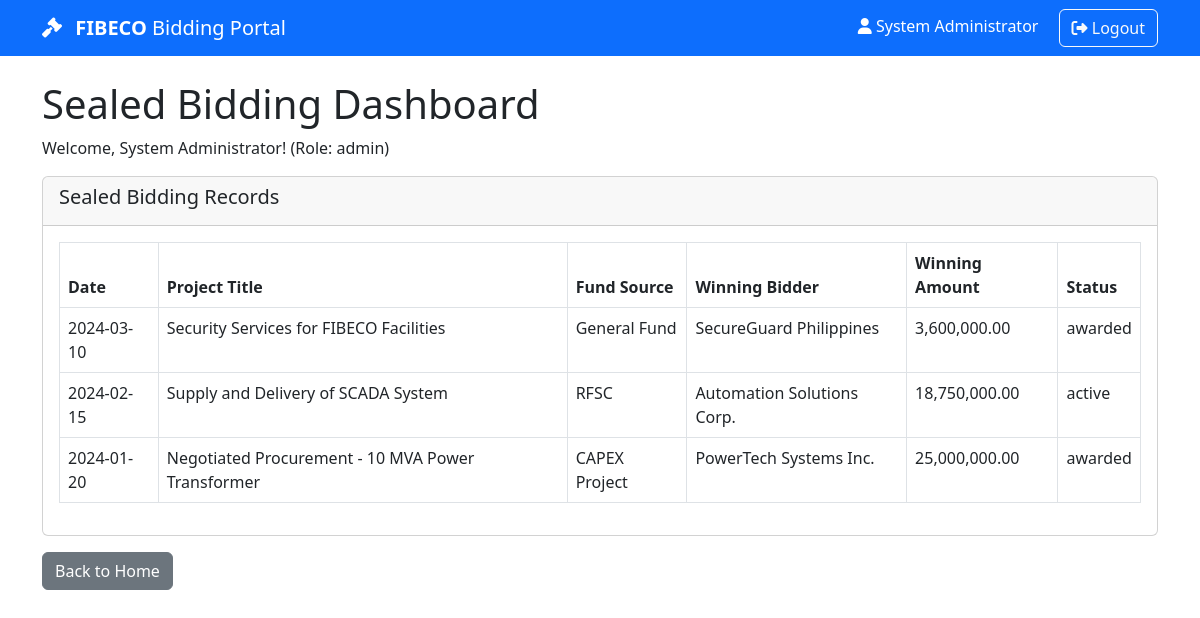
/dashboard_simple.php (signed in), run on the app's committed database.
### tables this page shows
CREATE TABLE sealed_bidding (
    id INT PRIMARY KEY AUTO_INCREMENT,
    bidding_date DATE NOT NULL,
    project_title TEXT NOT NULL,
    fund_source VARCHAR(100) NOT NULL,
    participating_bidders TEXT,
    winning_bidder VARCHAR(200),
    winning_bid_amount DECIMAL(15,2),
    contract_or_po_ref VARCHAR(100),
    confidential_notes TEXT,
    status ENUM('active', 'completed', 'failed', 'cancelled', 'awarded') DEFAULT 'active',
    created_by INT,
    created_at TIMESTAMP DEFAULT CURRENT_TIMESTAMP,
    updated_at TIMESTAMP DEFAULT CURRENT_TIMESTAMP ON UPDATE CURRENT_TIMESTAMP,
    INDEX idx_bidding_date (bidding_date),
    INDEX idx_status (status)
);

### dashboard_simple.php (the view, shortened to what this page needs)
<?php
require_once 'includes/config/database.php';
$userRole = $_SESSION['user_role'] ?? 'user';
$userName = $_SESSION['user_name'] ?? 'User';
$sealedRecords = [];
if ($db) {
    try {
        $stmt = $db->query("SELECT * FROM sealed_bidding ORDER BY bidding_date DESC LIMIT 10");
        $sealedRecords = $stmt->fetchAll();
    } catch (PDOException $e) {
        $error = "Database error: " . $e->getMessage();
    }
}
?>
<!DOCTYPE html>
<html lang="en">
<head>
    <link href="https://cdn.jsdelivr.net/npm/bootstrap@5.3.0/dist/css/bootstrap.min.css" rel="stylesheet">
    <link rel="stylesheet" href="https://cdnjs.cloudflare.com/ajax/libs/font-awesome/6.4.0/css/all.min.css">
</head>
<body>
    <nav class="navbar navbar-expand-lg navbar-dark bg-primary">
        <div class="container">
            <a class="navbar-brand" href="index.php">
                <i class="fas fa-gavel me-2"></i>
                <strong>FIBECO</strong> Bidding Portal
            </a>
            <div class="ms-auto">
                <span class="text-white me-3">
                    <i class="fas fa-user"></i> <?php echo htmlspecialchars($userName); ?>
                </span>
                <a href="logout.php" class="btn btn-outline-light">
                    <i class="fas fa-sign-out-alt"></i> Logout
                </a>
            </div>
        </div>
    </nav>
    <div class="container mt-4">
        <h1>Sealed Bidding Dashboard</h1>
        <p>Welcome, <?php echo htmlspecialchars($userName); ?>! (Role: <?php echo $userRole; ?>)</p>
        <div class="card">
            <div class="card-header">
                <h5>Sealed Bidding Records</h5>
            </div>
            <div class="card-body">
                <?php if (empty($sealedRecords)): ?>
                    <div class="alert alert-info">No sealed bidding records found.</div>
                <?php else: ?>
                    <div class="table-responsive">
                        <table class="table table-bordered">
                            <thead>
                                <tr>
                                    <th>Date</th>
                                    <th>Project Title</th>
                                    <th>Fund Source</th>
                                    <th>Winning Bidder</th>
                                    <th>Winning Amount</th>
                                    <th>Status</th>
                                </tr>
                            </thead>
                            <tbody>
                                <?php foreach ($sealedRecords as $record): ?>
                                    <tr>
                                        <td><?php echo htmlspecialchars($record['bidding_date']); ?></td>
                                        <td><?php echo htmlspecialchars($record['project_title']); ?></td>
                                        <td><?php echo htmlspecialchars($record['fund_source']); ?></td>
                                        <td><?php echo htmlspecialchars($record['winning_bidder'] ?? 'N/A'); ?></td>
                                        <td><?php echo number_format($record['winning_bid_amount'] ?? 0, 2); ?></td>
                                        <td><?php echo htmlspecialchars($record['status']); ?></td>
                                    </tr>
                                <?php endforeach; ?>
                            </tbody>
                        </table>
                    </div>
                <?php endif; ?>
            </div>
        </div>
        <div class="mt-3">
            <a href="index.php" class="btn btn-secondary">Back to Home</a>
        </div>
    </div>
</body>
</html>

### data on the page
sealed_bidding: bidding_date "2024-03-10", project_title "Security Services for FIBECO Facilities", fund_source "General Fund", winning_bidder "SecureGuard Philippines", winning_bid_amount "3,600,000.00", status "awarded"
sealed_bidding: bidding_date "2024-02-15", project_title "Supply and Delivery of SCADA System", fund_source "RFSC", winning_bidder "Automation Solutions Corp.", winning_bid_amount "18,750,000.00", status "active"
sealed_bidding: bidding_date "2024-01-20", project_title "Negotiated Procurement - 10 MVA Power Transformer", fund_source "CAPEX Project", winning_bidder "PowerTech Systems Inc.", winning_bid_amount "25,000,000.00", status "awarded"

### other printed values
$userName "System Administrator"
$userRole "admin"
